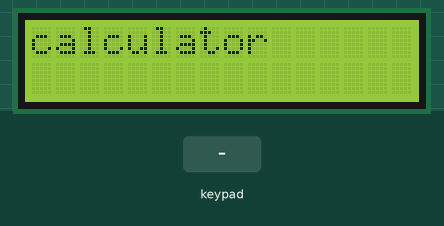
Recording of a program running on a simulated ATmega32, built with avr-gcc and emulated at 8 MHz (the files do not name the chip). Parts: 16×2 character LCD. Wiring (inferred from the signals the program sends): 4×4 keypad with keys + - * / # 3 6 9 0 2 5 8 C 1 4 7: rows PA4, PA5, PA6, PA7; columns PA0, PA1, PA2, PA3. Wiring (inferred from the names in the program): character LCD (HD44780): RS PC0; R/W PC1; E PC2; data PD0, PD1, PD2, PD3, PD4, PD5, PD6, PD7. The inputs (shaded band) are chosen by the test bench.

Above: at 1.2 s.
1.3 s: keypad keys 1 2 # pressed 0.4 s apart
At 2.9 s:
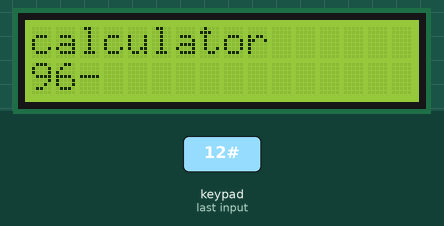
4.0 s: key '*' pressed
At 5.3 s:
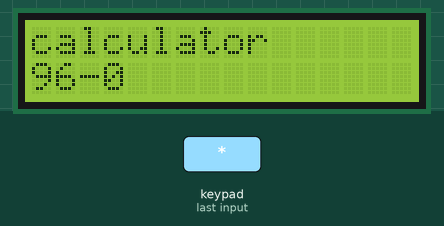
5.6 s: key '-' pressed
At 6.2 s:
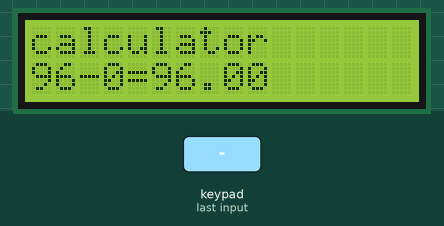
7.2 s: keypad keys 1 2 pressed 0.4 s apart
At 8.3 s:
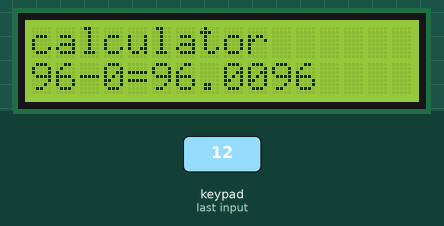
9.5 s: key '+' pressed
At 10.8 s:
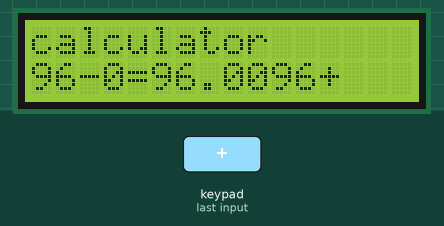
11.1 s: key '/' pressed
At 12.2 s:
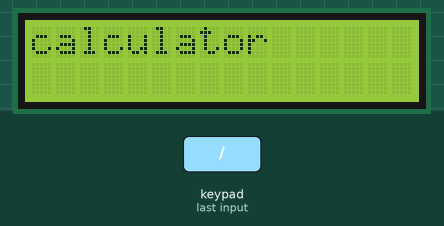
Timing chart, 0 to 13.7 s (numbered marks = the images above; inputs shaded):
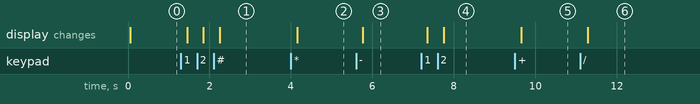

Measured:
- after the input at 1.3 s, the display: first changes after 0.15 s (image 1 shows a later state)
- after the input at 4.0 s, the display: changes after 0.15 s (image 2)
- after the input at 5.6 s, the display: changes after 0.17 s (image 3)
- after the input at 7.2 s, the display: first changes after 0.15 s (image 4 shows a later state)
- after the input at 9.5 s, the display: changes after 0.15 s (image 5)
- after the input at 11.1 s, the display: changes after 0.19 s (image 6)

The program:

main.c
```c
#include "lcd.h"
#include "keypad.h"
#include <stdlib.h>

float calc(float a, char op, float b){
	float r = 0;
	switch(op){
		case '+': r = a + b; break;
		case '-': r = a - b; break;
		case '*': r = a * b; break;
		case '/': r = (b != 0) ? (a / b) : 0; break;
		default:  r = 0;
	}
	return r;
}

int main(void)
{
	char ch1[16];
	char ch2[16];
	unsigned char i1 = 0;
	unsigned char i2 = 0;
	unsigned char state = 0;
	char oper = 0;

	ch1[0] = '\0';
	ch2[0] = '\0';

	keypad_init();
	lcd_init();
	lcd_command(0x80);
	lcd_display("calculator");
	lcd_command(0xC0);

	while (1)
	{
		char key = keypad_scan();
		if (key == '\0') continue;

		if (key >= '0' && key <= '9') {

			if (state == 0) {

				if (i1 < 15) {
					ch1[i1++] = key;
					ch1[i1] = '\0';
					lcd_data(key);
					}
				} else {
				if (i2 < 15) {
					ch2[i2++] = key;
					ch2[i2] = '\0';
					lcd_data(key);
					}
			}
		}
		else if ((key=='+' || key=='-' || key=='*' || key=='/') && state==0 && i1>0) {
			oper = key;
			state = 1;
			i2 = 0;
			ch2[0] = '\0';
			lcd_data(key);
		}
		else if (key == '#') {
			if (oper && i1>0 && i2>0) {
				float n1 = atof(ch1);
				float n2 = atof(ch2);
				float res = calc(n1, oper, n2);
				lcd_display("=");
				lcd_number_display(res);
			}

			// reset for next expression
			i1 = i2 = 0;
			state = 0;
			oper = 0;
			ch1[0] = '\0';
			ch2[0] = '\0';


		}
		else if (key == 'C') {
			i1 = i2 = 0;
			state = 0;
			oper = 0;
			ch1[0] = '\0';
			ch2[0] = '\0';
			lcd_command(0x01);
			lcd_command(0x80);
			lcd_display("calculator");
			lcd_command(0xC0);
		}

		_delay_ms(120);
	}
}
```

keypad.c
```c
/*
 * keypad.c
 *
 * Created: 8/16/2025 10:41:49 AM
 *  Author: DELL
 */
#include "keypad.h"


char keypad[4][4] = {
	{'+' , '-' , '*' , '/'},
	{'#' , '3' , '6' , '9'},
	{'0' , '2' , '5' , '8'},
	{'C' , '1' , '4' , '7'}
};


void keypad_init(void){
	keypad_dir = 0xF0;   // high nibble = output, low nibble = input
	keypad_port = 0x0F;  // enable pull-up resistors on low nibble
}

char read_keypad(){
	for (U8 column = 0 ; column < 4 ; column++)
	{
		keypad_port = ~(1 << (column+4));

		for (U8 row = 0 ; row < 4 ; row++)
		{
			if (!(keypad_pin & (1 << row)))
			{
				while(!(keypad_pin & (1 << row)));

				 return keypad[row][column];
			}
		}
	}
	return '\0';
}


char keypad_scan(){
	char key = read_keypad();
	if(key != '\0'){
		return key;
	}
	return '\0';
}
```

lcd.c
```c
/*
 * lcd.c
 *
 * Created: 8/9/2025 12:40:12 PM
 *  Author: DELL
 */
#include "lcd.h"
void lcd_init(){
	lcd_data_dir = 0xFF; // Data port
	lcd_ctrl_dir |= (1 << RS_pin) | (1 << RW_pin) | (1 << EN_pin); // Control port
	// Set data and control ports as outputs
	lcd_data_port = 0xFF; // Data port
	lcd_ctrl_port |= (1 << RS_pin) | (1 << RW_pin) | (1 << EN_pin); // Control port
	_delay_ms(20); // LCD Power ON delay
	lcd_command(0x38); // 2 lines, 5x7 matrix
	lcd_command(0x0C); // Display on, cursor on
	lcd_command(0x01); // Clear display
	_delay_ms(2);
}
void lcd_command(U8 cmnd){
	lcd_data_port = cmnd; // Send the command to the data port
	lcd_ctrl_port &= ~(1 << RS_pin); // RS = 0 for command
	lcd_ctrl_port &= ~(1 << RW_pin); // RW = 0 for write
	lcd_ctrl_port |= (1 << EN_pin); // Enable high
	_delay_ms(1);
	lcd_ctrl_port &= ~(1 << EN_pin); // Enable low
	_delay_ms(1);
}

void lcd_data(U8 data){
	lcd_data_port = data; // Send the data to the data port
	lcd_ctrl_port |= (1 << RS_pin); // RS = 1 for data
	lcd_ctrl_port &= ~(1 << RW_pin); // RW = 0 for write
	lcd_ctrl_port |= (1 << EN_pin); // Enable high
	_delay_ms(1);
	lcd_ctrl_port &= ~(1 << EN_pin); // Enable low
	_delay_ms(1);
}

void lcd_display(U8 *str)
{
	for (U8 i = 0 ; str[i] != '\0' ; i++)
	{
		lcd_data(str[i]);
		_delay_ms(1);
	}
}

void lcd_number_display(float num){
	char buffer[16];
	sprintf(buffer , "%.2f" , num);
	lcd_display(buffer);
}
```

keypad.h
```c
/*
 * keypad.h
 *
 * Created: 8/16/2025 10:41:34 AM
 *  Author: DELL
 */


#ifndef KEYPAD_H_
#define KEYPAD_H_

#define  F_CPU 8000000UL
#define keypad_port PORTA
#define keypad_pin PINA
#define keypad_dir DDRA

typedef unsigned char U8;

#include <avr/io.h>
#include <avr/delay.h>


void keypad_init();
char read_keypad();
char keypad_scan();


#endif /* KEYPAD_H_ */
```

lcd.h
```c
/*
 * lcd.h
 *
 * Created: 8/9/2025 12:40:23 PM
 *  Author: DELL
 */


#ifndef LCD_H_

#define F_CPU 8000000UL
#define LCD_H_

#include <avr/io.h>
#include <avr/delay.h>
typedef unsigned char U8;

#define lcd_ctrl_port PORTC
#define lcd_data_port PORTD
#define lcd_ctrl_dir DDRC
#define lcd_data_dir DDRD

#define RS_pin PC0
#define RW_pin PC1
#define EN_pin PC2


void lcd_data(U8 data);
void lcd_command(U8 cmnd);
void lcd_init();
void lcd_display(U8 string[]);
void lcd_number_display(float num);


#endif /* LCD_H_ */
```
